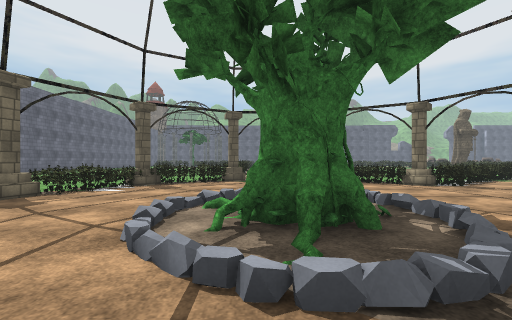
view 1 (above)

24 first-person views from a walk through a scene from a Unity 3-D project. The camera is 1.4 m above the floor, looks level and sees 90° across. The floor is counted in squares, 2 m on a side. Each view is taken from the middle of a square. On the plan, view 1 faces up. The plan holds only what a view shows up to about 9 squares ahead; the rest is blank. The place goes on beyond the plan. The player is left out. Some animated figures are not drawn. Door leaves are left out, so doorways stand open. Some surface patterns are stand-ins.

view 2
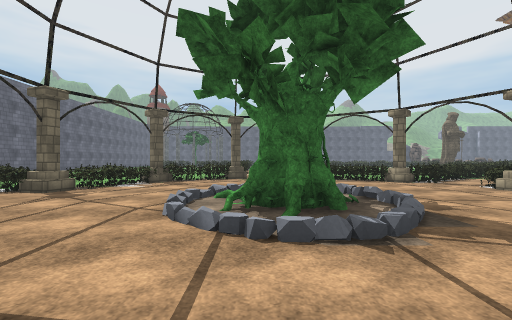

view 3
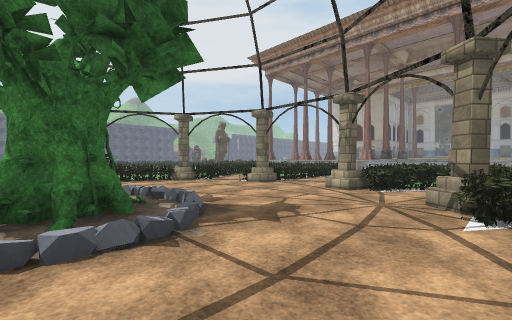

view 4
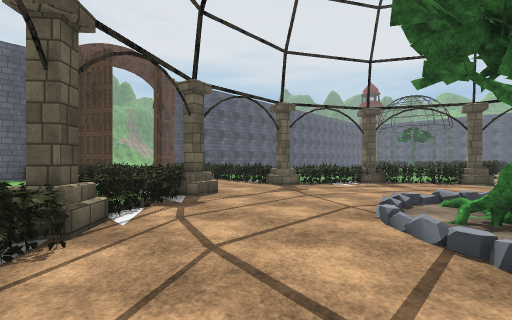

view 5
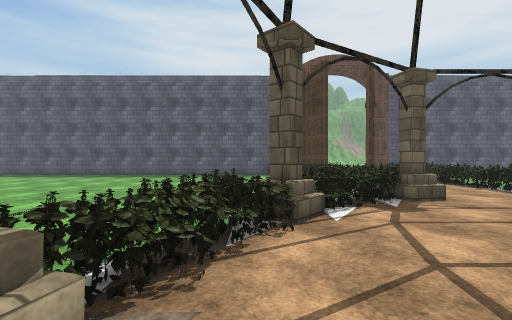

view 6
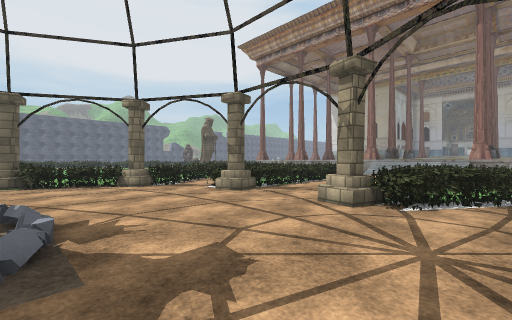

view 7
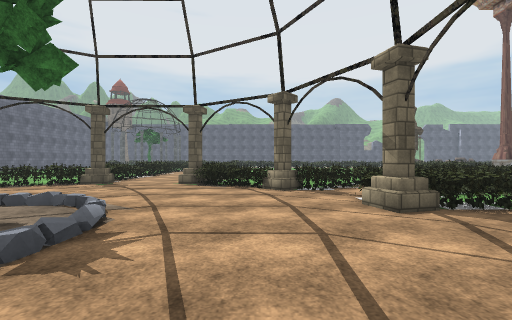

view 8
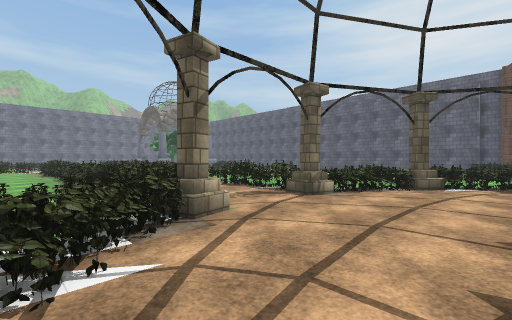

view 9
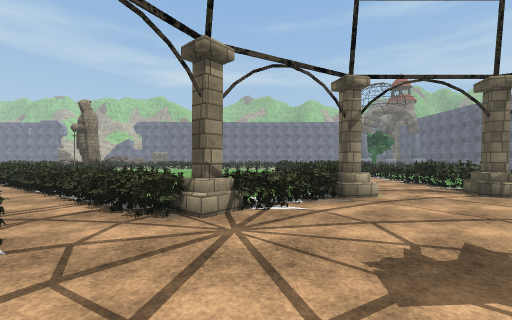

view 10
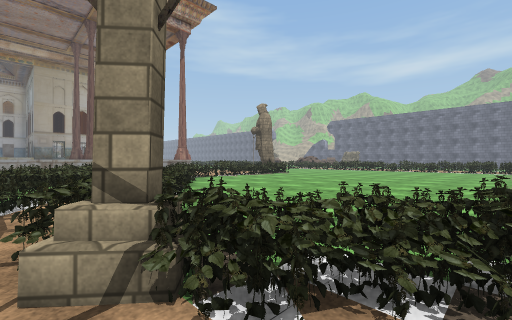

view 11
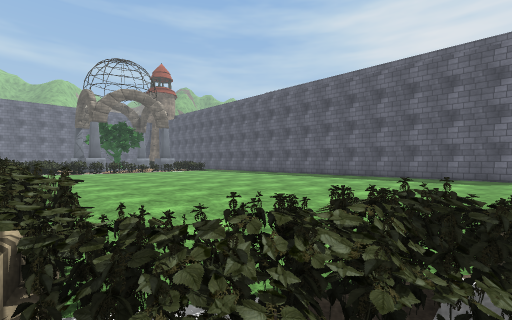

view 12
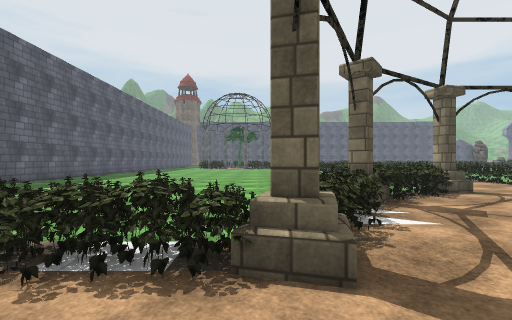

view 13
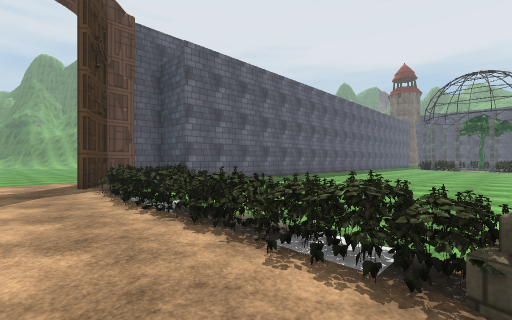

view 14
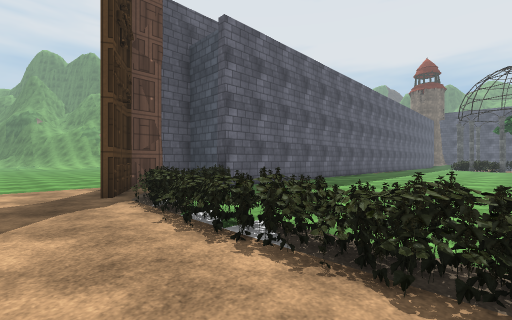

view 15
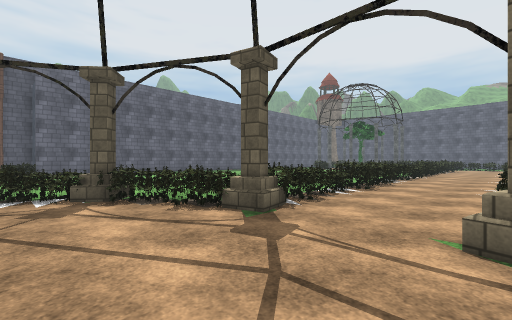

view 16
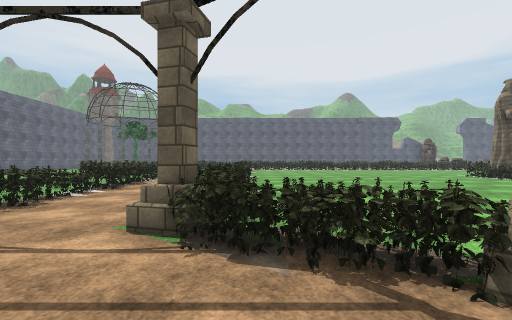

view 17
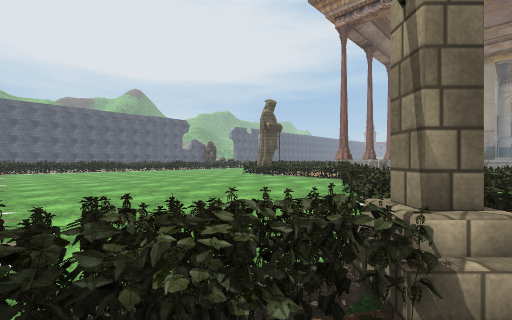

view 18
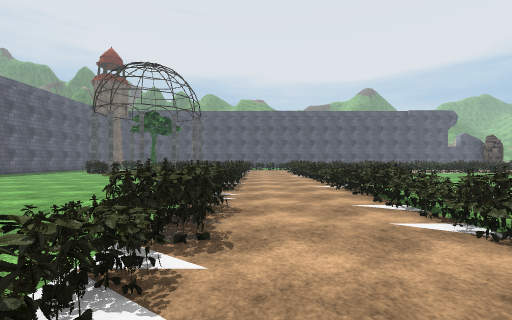

view 19
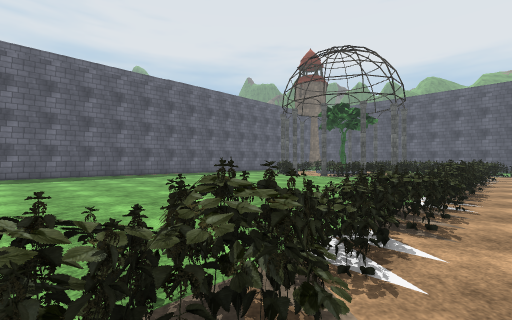

view 20
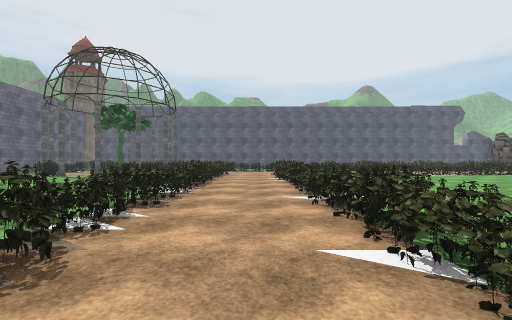

view 21
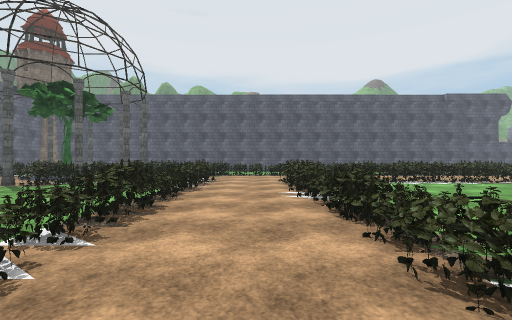

view 22
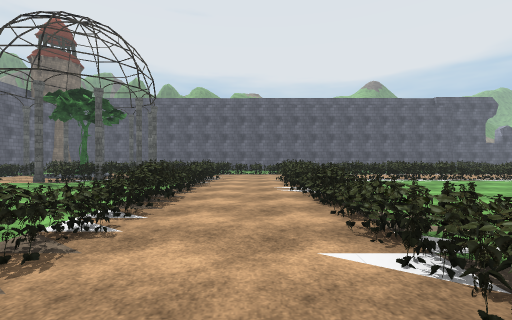

view 23
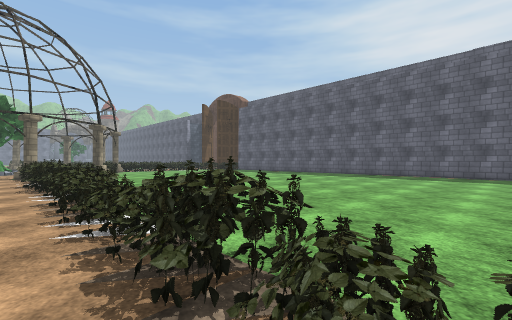

view 24
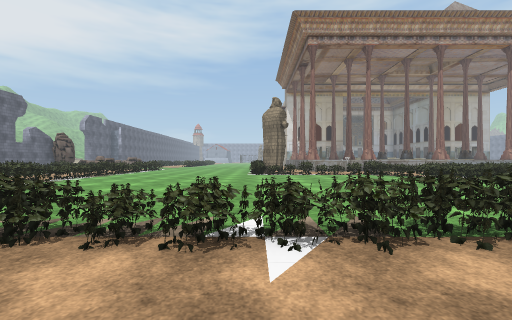

### Floor plan
Key: @ floor where view 1 was taken; # wall or solid block; x gap in a wall; . floor; / step, stairs or slope; = window, fence, low wall or low ledge; ^ raised ledge; T thing the floor can be seen under or through; O other object.
Columns run from 19 left of view 1 to 9 right of it. Each row starts with its distance up from view 1.
 24               ^O  #..#^=^#^^^
 23              O^   ^..^  .....
 22              .... ^..# ......
 21        #......... ^..^ ......
 20        #......... #..^.......
 19         ......... ^..^=......
 18          ........ =..=.......
 17           ....... T..^=......
 16          ........ =..^#......
 15         ......... =..#=......
 14        #.........=#..=.......
 13        #......... #..#.......
 12        #.......   #..^#......
 11        #.......   =..^#......
 10        #........  =..^.....#=
  9        # ....... ##..^=...=^^
  8        # ...... ^^=...^^==^=
  7      #^#  .... =#.......^#=^#
  6      # ^      =^.........x^^^
  5  ....##^^=^^^^^=...//....#^^^
  4 ..........=......./O./.......
  3 ................../#O/.....
  2            =^^#....OO....#= ^
  1          =#^^^^^.........^^^^
  0        #    .. =#..@....##^^^
 -1        #....... #=....==^===^
 -2        #........=^#..#^...^^=
 -3        #......... ^..^.....^^
 -4         ......... =..#......=
 -5          ........ ^. ^.......
 -6           ....... =. ^.......
 -7           .......=   ^=......
 -8           .......#=  ^......
 -9           .. ....=   =.....
-10               ...#=  ^....
-11                ..=    ...
-12                  =

Where each view was taken, in squares from view 1:
view 1: 0 up, 0 right, facing up
view 2: 1 down, 0 right, facing up
view 3: 1 down, 0 right, facing up-right
view 4: 1 down, 0 right, facing up-left
view 5: 1 down, 0 right, facing left
view 6: 0 up, 2 right, facing up-right
view 7: 1 up, 4 right, facing up
view 8: 1 up, 4 right, facing down-left
view 9: 3 up, 4 right, facing down
view 10: 0 up, 3 right, facing down-right
view 11: 1 down, 1 left, facing down-left
view 12: 3 up, 5 left, facing up
view 13: 3 up, 5 left, facing up-left
view 14: 3 up, 7 left, facing up-left
view 15: 6 up, 2 right, facing up-left
view 16: 6 up, 3 right, facing up
view 17: 7 up, 3 right, facing up-right
view 18: 10 up, 0 right, facing up
view 19: 13 up, 0 right, facing up-left
view 20: 12 up, 1 right, facing up
view 21: 16 up, 1 right, facing up
view 22: 15 up, 1 right, facing up
view 23: 21 up, 0 right, facing down-left
view 24: 17 up, 0 right, facing right
